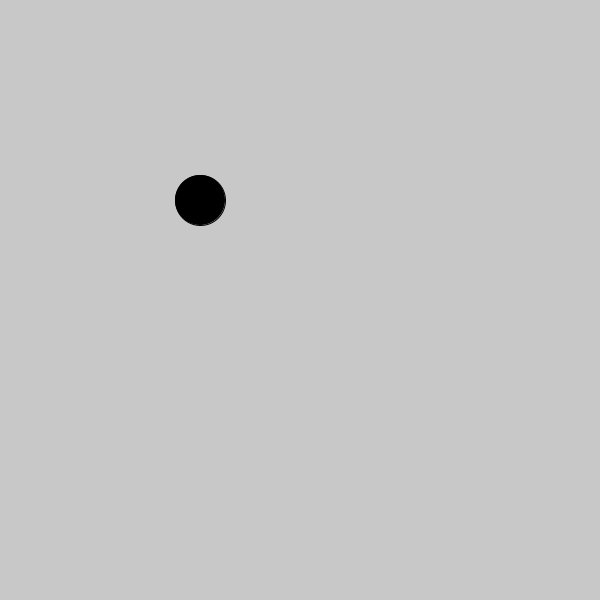
Frame 1 (no input)
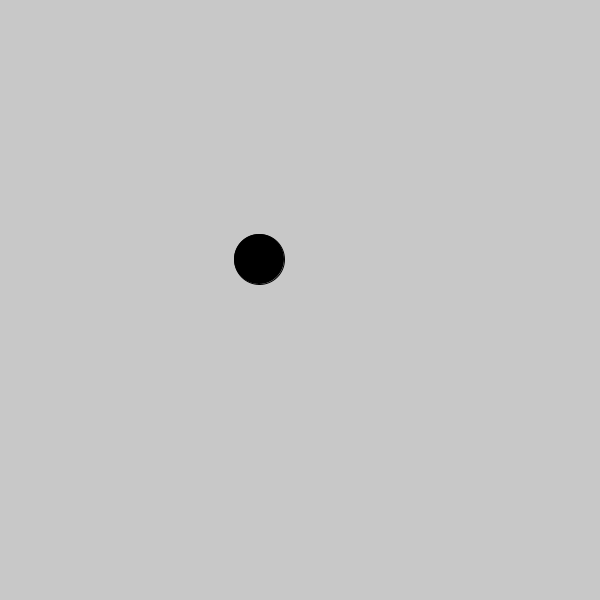
Frame 60 (the mouse pressed at the canvas centre just before this capture)
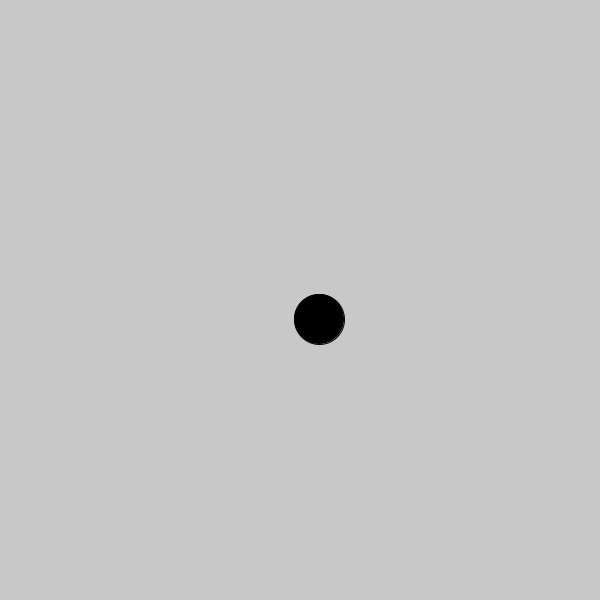
Frame 120 (the mouse held since frame 60 and released just before this capture)

The Processing sketch that drew these frames (run headless with seeded random() and noise(); from frame 60 on, the mouse is pressed at the canvas centre):

// Processing sketch: eksempelMedBev_gelse
// ── eksempelMedBev_gelse.pde
void setup(){
  size(600, 600);
}

float ballX = 200;
float ballY = 200;

void draw(){
  background(200);
  fill(0);
  ellipse(ballX, ballY, 50, 50);
  ballX++;
  ballY = ballY +1;
}
